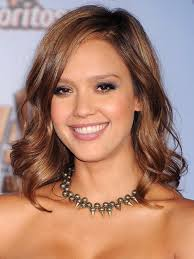
%> input picture Facial_Expression_Detection/sample/img (1).jpg, 194 x 259 px
$ octave --eval "testViola('../sample/img (1).jpg');"   (GNU Octave 9; MATLAB toolbox functions it lacks are replaced by stand-ins)
%> lines starting %> are read from the running program, lines starting %| are printed output that depends on the picture
%> in testViola, img is the input picture: size 259x194x3 uint8; mean R, G, B 168.8, 129.2, 113.4
### Facial_Expression_Detection/Viola_Jones/integralImage.m
function images = integralImage(img)
% this function will be used for fast calculations using integral images
img=im2double(img);
%> img: size 259x194x3 double

if(size(img,3)==3)
    img=rgb2gray(img);
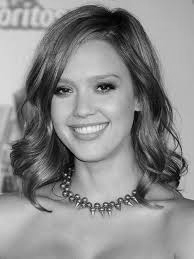
%> img: size 259x194 double; min 0.00117, max 0.949, mean 0.546
end

images.ii=img;
% for fast calculating mean
for i=2:size(images.ii,1)
    images.ii(i,:)=images.ii(i,:)+images.ii(i-1,:);
end

for i=2:size(images.ii,2)
    images.ii(:,i)=images.ii(:,i)+images.ii(:,i-1);
end
images.ii=padarray(images.ii,[1 1],0,'pre');
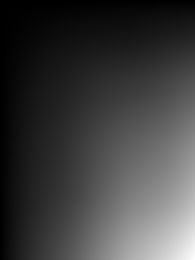
%> images.ii: size 260x195 double; min 0, max 27432.4, mean 6798.4; drawn with min black and max white


images.ii2=img.^2;
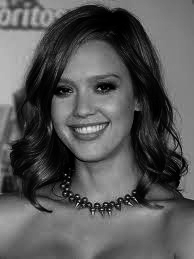
%> images.ii2: size 259x194 double; min 1.37e-06, max 0.901, mean 0.343
% for fast calculatting variance
for i=2:size(images.ii2,1)
    images.ii2(i,:)=images.ii2(i,:)+images.ii2(i-1,:);
end

for i=2:size(images.ii2,2)
    images.ii2(:,i)=images.ii2(:,i)+images.ii2(:,i-1);
end
images.ii2=padarray(images.ii2,[1 1],0,'pre');
%> images.ii2: size 260x195 double

images.width = size(img,2);
%> images.width = 194
images.height = size(img,1);
%> images.height = 259

end

### Facial_Expression_Detection/Viola_Jones/detectFace.m
function faces= detectFace(InImages,TrainData)

% calculating scales for face detection
scaleWidth = InImages.width/TrainData.size(1);
%> scaleWidth = 9.7
scaleHeight = InImages.height/TrainData.size(2);
%> scaleHeight = 12.95

if(scaleHeight < scaleWidth )
    Startscale =  scaleHeight;
else
    Startscale = scaleWidth;
%> Startscale = 9.7
end

scaleUpdateRatio = 1/1.2;

% Calculate maximum of search scale itterations
maxitr=ceil(log(1/Startscale)/log(scaleUpdateRatio));
%> maxitr = 13

faces = [];

for i=1:maxitr
    scale = Startscale*scaleUpdateRatio^(i-1);

    %width and height of window
    w = floor(TrainData.size(1)*scale);
    h = floor(TrainData.size(2)*scale);

    stepsize = floor(max( scale, 2 ));
    [x,y]=ndgrid(0:stepsize:(InImages.width-w-1),0:stepsize:(InImages.height-h-1));
    x=x(:); y=y(:);

    if(~isempty(x))
        % coordinates of detected faces
        [x,y] = oneScale( InImages, TrainData, x, y, scale, w, h);

        % saving cordinates of detcted faces
        for k=1:length(x);
            faces = [faces;[x(k) y(k) w h]];
        end

        %     breaking when one face is detected

        %     if ~isempty(x) && ~isempty(y)
        %         break;
        %     end

    end
end
%> this loop made 13 passes
%> (scale, w, h, stepsize, area in oneScale, x, y) on pass 4: (5.61, 112, 112, 5, 12544, 30, 45)
%> (scale, w, h, stepsize, area in oneScale) on passes 2, 3, 5, 6, 7, 8: (8.08, 161, 161, 8, 25921), (6.74, 134, 134, 6, 17956), (4.68, 93, 93, 4, 8649), (3.9, 77, 77, 3, 5929), (3.25, 64, 64, 3, 4096), (2.71, 54, 54, 2, 2916)
%> after the loop, faces = [30 45 112 112]

### Facial_Expression_Detection/Viola_Jones/oneScale.m
function [x,y]=oneScale( InImages, TrainData,x, y, scale, w,h)

% area of the window
area=w*h;

%calculating mean and varience of the images
mean=sumRectangle(InImages.ii,x,y,w,h)/area;
var=sumRectangle(InImages.ii2,x,y,w,h)/area - mean.^2;

for i=1:size(var,1)
    if(var(i,1)<1)
        var(i,1)=1;
    end
end

% standard deviation
std=sqrt(var);


maxitr=length(TrainData.stages);
% loop for different classifiers
for i= 1:maxitr

    classifiers = TrainData.stages(i).trees;
    sum = zeros(size(x));

    for j=1:length(classifiers)
       sum = sum + calcInstances(InImages.ii,classifiers(j).value,zeros(size(x)),scale,x,y,std,area);
    end

    % checking for threshold and removing wrong instances
    flag= sum >= TrainData.stages(i).stage_threshold;
    x=x(flag);
    y=y(flag);
    std=std(flag);

    % if no faces left in the image then break
    if(isempty(x))
        break;
    end

end


end

### Facial_Expression_Detection/Viola_Jones/sumRectangle.m
function sum= sumRectangle(InImage,x,y,w,h)

width=size(InImage,1);
a = InImage((x+w)* width+ y+ h+ 1) ;
b = InImage(x* width+ y+ 1);
c = InImage((x+w)* width+ y+ 1);
d = InImage(x* width+ y+ h+ 1);

sum=a+b-c-d;

end

### Facial_Expression_Detection/Viola_Jones/violaJones.m
function [X,Y,height,width] = violaJones(img)
% This function performs face detection using viola-jones

load('TrainData.mat')

faces = detectFace(integralImage(img),TrainData);
%> faces = [30 45 112 112]

% [10 lines of commented-out code are left out]
X = mean(faces(:,1));
%> X = 30
Y = mean(faces(:,2));
%> Y = 45
height = mean(faces(:,3));
%> height = 112
width = mean(faces(:,4));
%> width = 112
dwidth = 0.25*width;
%> dwidth = 28
width = width - dwidth;
%> width = 84
X = X + 0.5*dwidth;
%> X = 44

dheight = 0.175*height;
%> dheight = 19.6
height = height - dheight - 0.05*height;
%> height = 86.8
Y = Y + dheight;
%> Y = 64.6

end

### Facial_Expression_Detection/Viola_Jones/testViola.m
function testViola(img)
img = imread(img);

[x1 y1 height width]=violaJones(img);
%> x1 = 44; y1 = 64.6; height = 86.8; width = 84

x2=x1+width;
%> x2 = 128
y2=y1+height;
%> y2 = 151.4
%> `testViola('../sample/img (1).jpg');`:
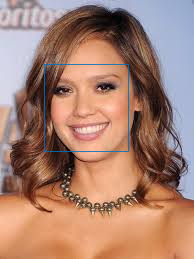
%> figure redrawn from the program's plot data

figure;
imshow(img);
hold on;
plot([x1 x1 x2 x2 x1],[y1 y2 y2 y1 y1]);
hold off;

end
